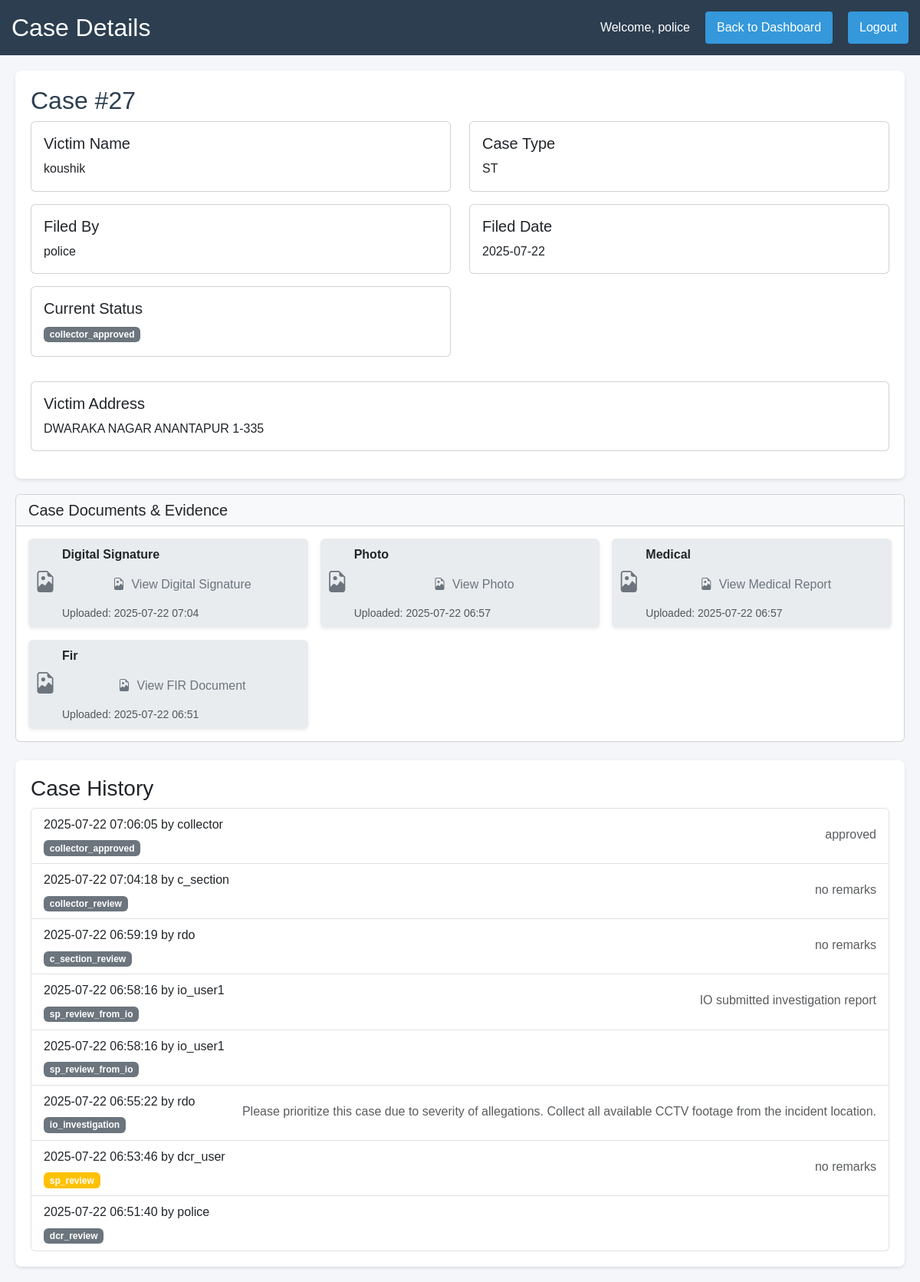
Screenshot of /view_case.php?id=27 (signed in) with the database file from the repository.
### tables this page shows
CREATE TABLE `cases` (
  `case_id` int(11) NOT NULL,
  `victim_name` varchar(100) NOT NULL,
  `victim_address` text NOT NULL,
  `incident_date` date NOT NULL,
  `incident_description` text NOT NULL,
  `case_type` enum('SC','ST') NOT NULL,
  `status` varchar(32) DEFAULT NULL,
  `filed_by` int(11) DEFAULT NULL,
  `created_at` timestamp NOT NULL DEFAULT current_timestamp(),
  `victim_age` int(11) DEFAULT NULL,
  `victim_gender` varchar(20) DEFAULT NULL,
  `victim_caste` varchar(20) DEFAULT NULL,
  `victim_contact` varchar(20) DEFAULT NULL,
  `victim_aadhaar` varchar(20) DEFAULT NULL,
  `fir_number` varchar(50) DEFAULT NULL,
  `fir_date` date DEFAULT NULL,
  `police_station` varchar(100) DEFAULT NULL,
  `victim_statement` text DEFAULT NULL,
  `medical_report` text DEFAULT NULL,
  `case_sections` text DEFAULT NULL,
  `investigating_officer` varchar(100) DEFAULT NULL,
  `forward_to_sp` tinyint(1) DEFAULT 1,
  `priority` enum('low','medium','high') NOT NULL DEFAULT 'medium',
  `assigned_officer` varchar(100) DEFAULT NULL,
  `io_username` varchar(50) DEFAULT NULL,
  `io_report` text DEFAULT NULL,
  `io_witness_statements` text DEFAULT NULL,
  `io_recommendations` text DEFAULT NULL,
  `updated_at` timestamp NULL DEFAULT current_timestamp() ON UPDATE current_timestamp()
);

CREATE TABLE `users` (
  `id` int(11) NOT NULL,
  `username` varchar(50) NOT NULL,
  `password` varchar(255) NOT NULL,
  `role` enum('police','rdo','c_section','collector','social_welfare','dcr','io') NOT NULL,
  `created_at` timestamp NOT NULL DEFAULT current_timestamp()
);

CREATE TABLE `case_documents` (
  `document_id` int(11) NOT NULL,
  `case_id` int(11) NOT NULL,
  `document_type` varchar(50) NOT NULL,
  `file_path` varchar(255) NOT NULL,
  `uploaded_by` int(11) DEFAULT NULL,
  `created_at` timestamp NOT NULL DEFAULT current_timestamp()
);

CREATE TABLE `case_status` (
  `status_id` int(11) NOT NULL,
  `case_id` int(11) NOT NULL,
  `status` varchar(32) DEFAULT NULL,
  `comments` text DEFAULT NULL,
  `updated_by` int(11) DEFAULT NULL,
  `created_at` timestamp NOT NULL DEFAULT current_timestamp()
);

### view_case.php (the view, shortened to what this page needs)
<?php
require_once 'includes/auth.php';
$case_id = $_GET['id'];
try {
    $stmt = $pdo->prepare("
        SELECT
            c.*,
            cs.status as current_status,
            cs.comments as status_comments,
            cs.created_at as status_date,
            u.username as filed_by_name,
            comp.amount as compensation_amount,
            comp.status as compensation_status
        FROM cases c
        JOIN case_status cs ON c.case_id = cs.case_id
        JOIN users u ON c.filed_by = u.id
        LEFT JOIN compensation comp ON c.case_id = comp.case_id
        WHERE c.case_id = ?
        AND cs.created_at = (
            SELECT MAX(created_at)
            FROM case_status
            WHERE case_id = c.case_id
        )
    ");
    $stmt->execute([$case_id]);
    $case = $stmt->fetch();
    $stmt = $pdo->prepare("
        SELECT
            cs.*,
            u.username as updated_by_name
        FROM case_status cs
        JOIN users u ON cs.updated_by = u.id
        WHERE cs.case_id = ?
        ORDER BY cs.created_at DESC
    ");
    $stmt->execute([$case_id]);
    $case_history = $stmt->fetchAll();
    $stmt = $pdo->prepare("SELECT * FROM case_documents WHERE case_id = ? ORDER BY created_at DESC");
    $stmt->execute([$case_id]);
    $case_documents = $stmt->fetchAll();
} catch (Exception $e) {
    header('Location: ' . ($_SESSION['role'] === 'police' ? 'police.php' : 'sp_dashboard.php') . '?error=' . urlencode($e->getMessage()));
    exit;
}
?>
<!DOCTYPE html>
<html lang="en">
<head>
    <link rel="stylesheet" href="https://cdn.jsdelivr.net/npm/bootstrap@5.3.0/dist/css/bootstrap.min.css">
    <link rel="stylesheet" href="https://cdn.jsdelivr.net/npm/bootstrap-icons@1.10.0/font/bootstrap-icons.css">
</head>
<body>
    <div class="nav-bar">
        <h2>Case Details</h2>
        <div class="user-info">
            <span>Welcome, <?php echo htmlspecialchars($_SESSION['username']); ?></span>
            <a href="<?php echo $_SESSION['role'] === 'police' ? 'police.php' : 'sp_dashboard.php'; ?>">Back to Dashboard</a>
            <a href="logout.php">Logout</a>
        </div>
    </div>
    <div class="container">
        <div class="case-details">
            <h2>Case #<?php echo htmlspecialchars($case['case_id']); ?></h2>
            <div class="row">
                <div class="col-md-6">
                    <div class="card mb-3">
                        <div class="card-body">
                            <h5 class="card-title">Victim Name</h5>
                            <p class="card-text"><?php echo htmlspecialchars($case['victim_name']); ?></p>
                        </div>
                    </div>
                </div>
                <div class="col-md-6">
                    <div class="card mb-3">
                        <div class="card-body">
                            <h5 class="card-title">Case Type</h5>
                            <p class="card-text"><?php echo htmlspecialchars($case['case_type']); ?></p>
                        </div>
                    </div>
                </div>
                <div class="col-md-6">
                    <div class="card mb-3">
                        <div class="card-body">
                            <h5 class="card-title">Filed By</h5>
                            <p class="card-text"><?php echo htmlspecialchars($case['filed_by_name']); ?></p>
                        </div>
                    </div>
                </div>
                <div class="col-md-6">
                    <div class="card mb-3">
                        <div class="card-body">
                            <h5 class="card-title">Filed Date</h5>
                            <p class="card-text"><?php echo date('Y-m-d', strtotime($case['created_at'])); ?></p>
                        </div>
                    </div>
                </div>
                <div class="col-md-6">
                    <div class="card mb-3">
                        <div class="card-body">
                            <h5 class="card-title">Current Status</h5>
                            <p class="card-text">
                                <span class="badge bg-<?php echo strtolower($case['current_status']) === 'sp_review' ? 'warning' : (strtolower($case['current_status']) === 'c_section' ? 'success' : (strtolower($case['current_status']) === 'collector' ? 'info' : (strtolower($case['current_status']) === 'social_welfare' ? 'primary' : 'secondary'))); ?>">
                                    <?php echo htmlspecialchars($case['current_status']); ?>
                                </span>
                            </p>
                        </div>
                    </div>
                </div>
            </div>
            <div class="row mt-3">
                <div class="col-md-12">
                    <div class="card mb-3">
                        <div class="card-body">
                            <h5 class="card-title">Victim Address</h5>
                            <p class="card-text"><?php echo nl2br(htmlspecialchars($case['victim_address'])); ?></p>
                        </div>
                    </div>
                </div>
            </div>
        </div>
        <div class="card mb-4">
            <div class="card-header bg-light"><h5 class="mb-0">Case Documents & Evidence</h5></div>
            <div class="card-body">
                <div class="row g-3">
                    <?php if (!empty($case_documents)): ?>
                        <?php foreach ($case_documents as $doc): ?>
                            <div class="col-md-4 col-sm-6">
                                <div class="d-flex align-items-center gap-2 p-2 bg-body-secondary rounded shadow-sm">
                                    <?php
                                        $icon = 'bi-file-earmark';
                                        $label = 'View Document';
                                        $type = strtolower($doc['document_type']);
                                        if (strpos($doc['file_path'], '.pdf') !== false) {
                                            $icon = 'bi-file-earmark-pdf';
                                        } elseif (strpos($doc['file_path'], '.png') !== false || strpos($doc['file_path'], '.jpg') !== false || strpos($doc['file_path'], '.jpeg') !== false) {
                                            $icon = 'bi-file-earmark-image';
                                        } elseif (strpos($doc['file_path'], '.log') !== false) {
                                            $icon = 'bi-file-earmark-text';
                                        }
                                        if ($type === 'fir') $label = 'View FIR Document';
                                        elseif ($type === 'medical') $label = 'View Medical Report';
                                        elseif ($type === 'evidence') $label = 'View Evidence';
                                        elseif ($type === 'digital_signature') $label = 'View Digital Signature';
                                        else $label = 'View ' . ucwords(str_replace('_', ' ', $type));
                                    ?>
                                    <i class="bi <?php echo $icon; ?> fs-3 text-secondary"></i>
                                    <div class="flex-grow-1">
                                        <div class="fw-bold text-capitalize"><?php echo htmlspecialchars(ucwords(str_replace('_', ' ', $doc['document_type']))); ?></div>
                                        <a href="uploads/<?php echo htmlspecialchars($doc['file_path']); ?>" target="_blank" class="btn btn-outline-secondary btn-sm mt-1 w-100">
                                            <i class="bi <?php echo $icon; ?> me-1"></i> <?php echo $label; ?>
                                        </a>
                                        <div class="small text-muted mt-1">Uploaded: <?php echo htmlspecialchars(date('Y-m-d H:i', strtotime($doc['created_at']))); ?></div>
                                    </div>
                                </div>
                            </div>
                        <?php endforeach; ?>
                    <?php else: ?>
                        <div class="col-12 text-muted">No documents uploaded for this case.</div>
                    <?php endif; ?>
                </div>
            </div>
        </div>
        <div class="case-history">
            <h3>Case History</h3>
            <div class="list-group">
                <?php foreach ($case_history as $history): ?>
                    <div class="list-group-item d-flex justify-content-between align-items-center">
                        <div>
                            <p class="mb-1">
                                <?php echo date('Y-m-d H:i:s', strtotime($history['created_at'])); ?>
                                by <?php echo htmlspecialchars($history['updated_by_name']); ?>
                            </p>
                            <span class="badge bg-<?php echo strtolower($history['status']) === 'sp_review' ? 'warning' : (strtolower($history['status']) === 'c_section' ? 'success' : (strtolower($history['status']) === 'collector' ? 'info' : (strtolower($history['status']) === 'social_welfare' ? 'primary' : 'secondary'))); ?>">
                                <?php echo htmlspecialchars($history['status']); ?>
                            </span>
                        </div>
                        <?php if ($history['comments']): ?>
                            <p class="mb-1 text-muted">
                                <?php echo nl2br(htmlspecialchars($history['comments'])); ?>
                            </p>
                        <?php endif; ?>
                    </div>
                <?php endforeach; ?>
            </div>
        </div>
    </div>
</body>
</html>

### view_case.php (style rules this page uses)
:root { --primary-color: #2c3e50; --secondary-color: #3498db; --success-color: #2ecc71; --warning-color: #f1c40f; --danger-color: #e74c3c; }
body { font-family: Arial, sans-serif; line-height: 1.6; margin: 0; padding: 0; background-color: #f5f6fa; }
.nav-bar { background-color: var(--primary-color); padding: 15px; color: white; display: flex; justify-content: space-between; align-items: center; }
.nav-bar h2 { margin: 0; }
.user-info { display: flex; align-items: center; gap: 20px; }
.nav-bar a { color: white; text-decoration: none; padding: 8px 15px; border-radius: 4px; background-color: var(--secondary-color); }
.container { max-width: 1200px; margin: 20px auto; padding: 0 20px; }
.case-details { background: white; padding: 20px; border-radius: 8px; box-shadow: 0 2px 4px rgba(0,0,0,0.1); margin-bottom: 20px; }
.case-details h2 { color: var(--primary-color); margin-top: 0; }
.case-history { background: white; padding: 20px; border-radius: 8px; box-shadow: 0 2px 4px rgba(0,0,0,0.1); }
.btn { padding: 10px 20px; border-radius: 4px; border: none; cursor: pointer; font-size: 1em; text-decoration: none; display: inline-block; }

### rows the page displays
cases: case_id "27", victim_name "koushik", case_type "ST", filed_by.username "police", created_at "2025-07-22", victim_address "DWARAKA NAGAR ANANTAPUR 1-335"
case_documents: document_type "Digital Signature", document_type "View Digital Signature", created_at "2025-07-22 07:04"
case_documents: document_type "Photo", document_type "View Photo", created_at "2025-07-22 06:57"
case_documents: document_type "Medical", document_type "View Medical Report", created_at "2025-07-22 06:57"
case_documents: document_type "Fir", document_type "View FIR Document", created_at "2025-07-22 06:51"
case_status: created_at "2025-07-22 07:06:05", updated_by.username "collector", status "collector_approved", comments "approved"
case_status: created_at "2025-07-22 07:04:18", updated_by.username "c_section", status "collector_review", comments "no remarks"
case_status: created_at "2025-07-22 06:59:19", updated_by.username "rdo", status "c_section_review", comments "no remarks"
case_status: created_at "2025-07-22 06:58:16", updated_by.username "io_user1", status "sp_review_from_io", comments "IO submitted investigation report"
case_status: created_at "2025-07-22 06:58:16", updated_by.username "io_user1", status "sp_review_from_io"
case_status: created_at "2025-07-22 06:55:22", updated_by.username "rdo", status "io_investigation", comments "Please prioritize this case due to severity of allegations. Collect all available CCTV footage from the incident location."
case_status: created_at "2025-07-22 06:53:46", updated_by.username "dcr_user", status "sp_review", comments "no remarks"
case_status: created_at "2025-07-22 06:51:40", updated_by.username "police", status "dcr_review"

### other values shown
$_SESSION['username'] "police"
$case['current_status'] "collector_approved"
